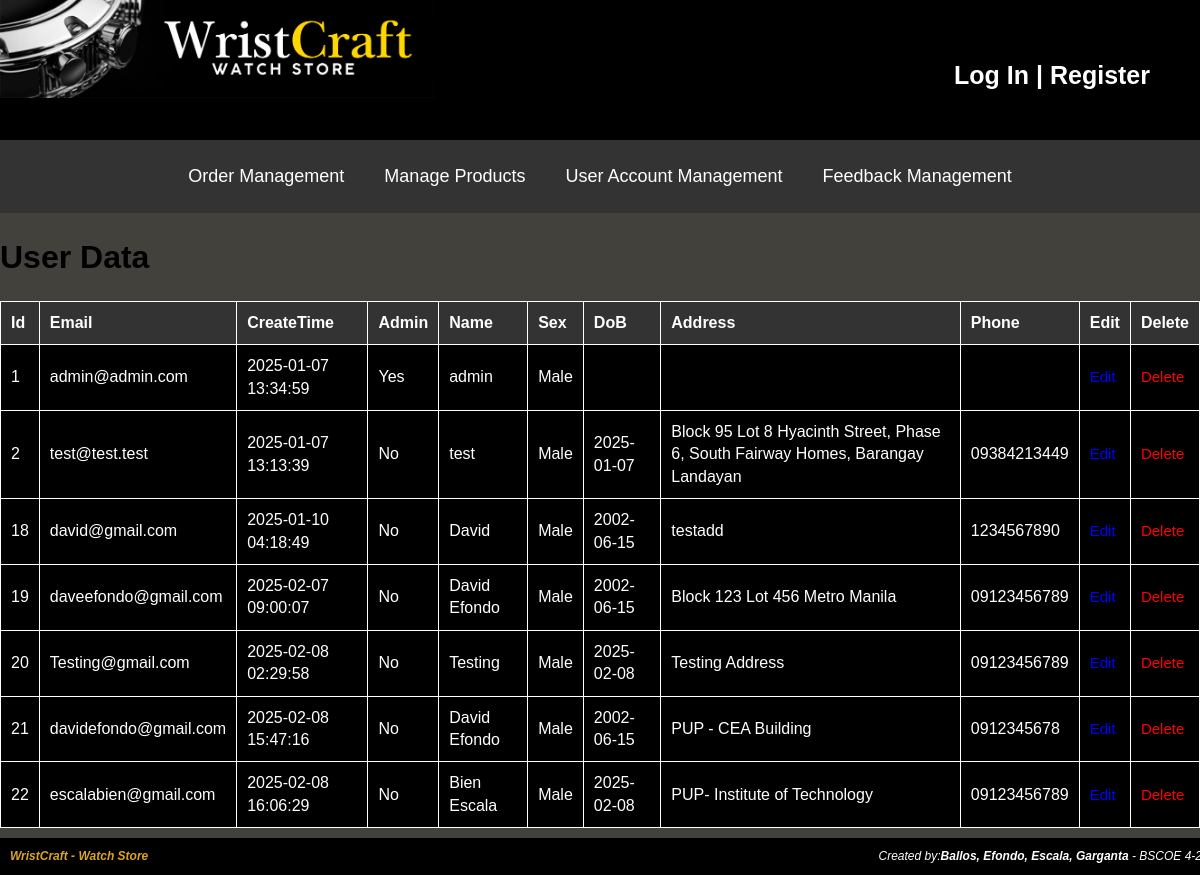
The page /WristCraft/www/usersmanager.php on the database its author committed.
### tables this page shows
CREATE TABLE `users` (
  `Id` int(11) NOT NULL,
  `Password` varchar(255) NOT NULL,
  `Email` varchar(255) NOT NULL,
  `CreateTime` datetime NOT NULL,
  `Admin` int(11) DEFAULT 0,
  `Name` varchar(255) NOT NULL,
  `Sex` int(11) DEFAULT NULL,
  `DoB` date DEFAULT NULL,
  `Address` text DEFAULT NULL,
  `Phone` varchar(12) DEFAULT NULL
);

### WristCraft/www/usersmanager.php (the view, shortened to what this page needs)
<?php
require_once './data/dbconnect.php';
$sql = "SELECT * FROM `users` ORDER BY Id ASC";
?>
<!DOCTYPE html>
<html lang="en">
<head>
    <link href="styles/site.css" rel="stylesheet" type="text/css">
    <link href="styles/products.css" rel="stylesheet" type="text/css">
</head>
<body>
<div class="divContainer">
    <?php include './Templates/adminheader.php'; ?>
    <div style="background-color: #333; overflow: hidden; display: flex; justify-content: center; align-items: center; padding: 10px 0;">
        <a href="ordersmanager.php" style="color: white; padding: 14px 20px; text-align: center; text-decoration: none; font-size: 18px; transition: background-color 0.3s;">Order Management</a>
        <a href="Crud.php" style="color: white; padding: 14px 20px; text-align: center; text-decoration: none; font-size: 18px; transition: background-color 0.3s;">Manage Products</a>
        <a href="usersmanager.php" style="color: white; padding: 14px 20px; text-align: center; text-decoration: none; font-size: 18px; transition: background-color 0.3s;">User Account Management</a>
        <a href="feedbacksmanager.php" style="color: white; padding: 14px 20px; text-align: center; text-decoration: none; font-size: 18px; transition: background-color 0.3s;">Feedback Management</a>
    </div>
    <h1>User Data</h1>
    <table>
        <tr>
            <th>Id</th>
            <th>Email</th>
            <th>CreateTime</th>
            <th>Admin</th>
            <th>Name</th>
            <th>Sex</th>
            <th>DoB</th>
            <th>Address</th>
            <th>Phone</th>
            <th>Edit</th>
            <th>Delete</th>
        </tr>
        <?php
        $result = mysqli_query($con, $sql);
        while($user = mysqli_fetch_array($result)) {
        ?>
            <tr>
             <td><?= $user['Id']; ?></td>
            <td><?= $user['Email'];  ?></td>
            <td><?= $user['CreateTime']; ?></td>
            <td><?=  ($user['Admin'] == 1 ? 'Yes' : 'No'); ?></td>
            <td><?=  $user['Name']; ?></td>
            <td><?=  ($user['Sex'] == 0 ? 'Male' : 'Female'); ?> </td>
            <td><?=  $user['DoB']; ?> </td>
            <td><?=  $user['Address']; ?> </td>
            <td><?=  $user['Phone']; ?> </td>
            <td><a href="edituser.php?Id=<?= $user['Id']; ?> "style="color: Blue; font-size: 15px; text-decoration: none; background-color: none;">Edit</a></td>
            <td><a href="?delete=<?= $user['Id']; ?>" onclick="return confirm('Are you sure?')  "style="color: Red; font-size: 15px; text-decoration: none; background-color: none;">Delete</a></td>
        </tr>
            <?php
        }
        ?>
    </table>
    <?php include './Templates/footer.php'; ?>
</body>
</html>

### WristCraft/www/styles/site.css (style rules this page uses)
body { font: 100%/1.4 Verdana, Arial, Helvetica, sans-serif; background-color: #42413C; margin: 0; padding: 0; color: #000; }
a:link { color: #42413C; text-decoration: none; }
.divContainer { background-color: #42413C; margin: 0 auto; display: flex; flex-direction: column; min-height: 100vh; }

### WristCraft/www/usersmanager.php (style rules this page uses)
table { width: 100%; border-collapse: collapse; background-color: black; color: white; }
th, td { padding: 10px; text-align: left; border: 1px solid white; }
th { background-color: #333; }

### rows shown on the page
users: Id "1", Email "admin@admin.com", CreateTime "2025-01-07 13:34:59", Admin "Yes", Name "admin", shows "Male"
users: Id "2", Email "test@test.test", CreateTime "2025-01-07 13:13:39", Admin "No", Name "test", Sex "Male", DoB "2025-01-07", Address "Block 95 Lot 8 Hyacinth Street, Phase 6, South Fairway Homes, Barangay Landayan", Phone "09384213449"
users: Id "18", Email "david@gmail.com", CreateTime "2025-01-10 04:18:49", Admin "No", Name "David", Sex "Male", DoB "2002-06-15", Address "testadd", Phone "1234567890"
users: Id "19", Email "daveefondo@gmail.com", CreateTime "2025-02-07 09:00:07", Admin "No", Name "David Efondo", Sex "Male", DoB "2002-06-15", Address "Block 123 Lot 456 Metro Manila", Phone "09123456789"
users: Id "20", Email "Testing@gmail.com", CreateTime "2025-02-08 02:29:58", Admin "No", Name "Testing", Sex "Male", DoB "2025-02-08", Address "Testing Address", Phone "09123456789"
users: Id "21", Email "davidefondo@gmail.com", CreateTime "2025-02-08 15:47:16", Admin "No", Name "David Efondo", Sex "Male", DoB "2002-06-15", Address "PUP - CEA Building", Phone "0912345678"
users: Id "22", Email "escalabien@gmail.com", CreateTime "2025-02-08 16:06:29", Admin "No", Name "Bien Escala", Sex "Male", DoB "2025-02-08", Address "PUP- Institute of Technology", Phone "09123456789"
